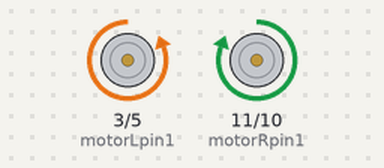
Bench run of a sketch on a simulated Arduino Uno, built with avr-gcc and run on an emulated ATmega328P. Parts: motor-driver pin pairs drawn as motors (green arrow = first pin HIGH = forward, orange = second pin HIGH = backward, longer = more drive). What the sketch prints to the serial monitor is not drawn. At 9.1 s the program stops and its outputs stay as they are.

Above: at 0.2 s.
Timing chart, 0 to 3.5 s (numbered marks = the images above):
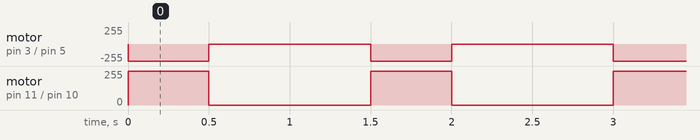

The sketch:

fibonacci_nopwm.ino
```cpp
//L293D
//Motor A
const int motorLpin1  = 3;
const int motorLpin2  = 5;

//Motor B
const int motorRpin1  = 11;
const int motorRpin2  = 10;

int cmd;


void setup(){
    Serial.begin(9600);
    //Set pins as outputs

    pinMode(motorRpin1, OUTPUT);
    pinMode(motorRpin2, OUTPUT);
    pinMode(motorLpin1, OUTPUT);
    pinMode(motorLpin2, OUTPUT);

}

void rotateLeft(int duration){
    //robot left rotation
    //duration in ms

    digitalWrite(motorRpin1, HIGH);
    digitalWrite(motorRpin2, LOW);
    digitalWrite(motorLpin1, LOW);
    digitalWrite(motorLpin2, HIGH);

    delay(duration);
}

void rotateRight(int duration){
    //robot right rotation
    //duration in ms

    digitalWrite(motorRpin1, LOW);
    digitalWrite(motorRpin2, HIGH);
    digitalWrite(motorLpin1, HIGH);
    digitalWrite(motorLpin2, LOW);

    delay(duration);
}

void forwardMotors(int duration){
    // robot moves forward
    //duration in ms

    digitalWrite(motorRpin1, HIGH);
    digitalWrite(motorRpin2, LOW);
    digitalWrite(motorLpin1, HIGH);
    digitalWrite(motorLpin2, LOW);
    delay(duration);
}

void stopMotors(){
    // robot stops

    digitalWrite(motorRpin1, LOW);
    digitalWrite(motorRpin2, LOW);
    digitalWrite(motorLpin1, LOW);
    digitalWrite(motorLpin2, LOW);
}

int f1=1;
int f2=1;
int f3;
int distance;
int distanceList[6];
int counter = 0;
void loop(){
  f3 = f2+f1;
  f1 = f2;
  f2 = f3;
  Serial.println(f1);
  distance = 200*f1;
  distanceList[counter] = distance;
  counter = counter + 1;
  //forwardMotors(distance);
  rotateLeft(500);
  stopMotors();
  delay(1000);
  if (f2 > 13) {
    Serial.println("FINISHED");
    for (int i = 5; i >= 0; i = i - 1) {
      Serial.println(distanceList[i]);
      delay(10);
    }
    exit(0);
  }
}
```

Measured:
- by itself, motor on pin 3 (motorLpin1) / pin 5 (motorLpin2): alternates backward 255/255 for 0.50 s and stopped for 1.0 s, 12 changes in all, then stays stopped
- by itself, motor on pin 11 (motorRpin1) / pin 10 (motorRpin2): alternates forward 255/255 for 0.50 s and stopped for 1.0 s, 12 changes in all, then stays stopped
